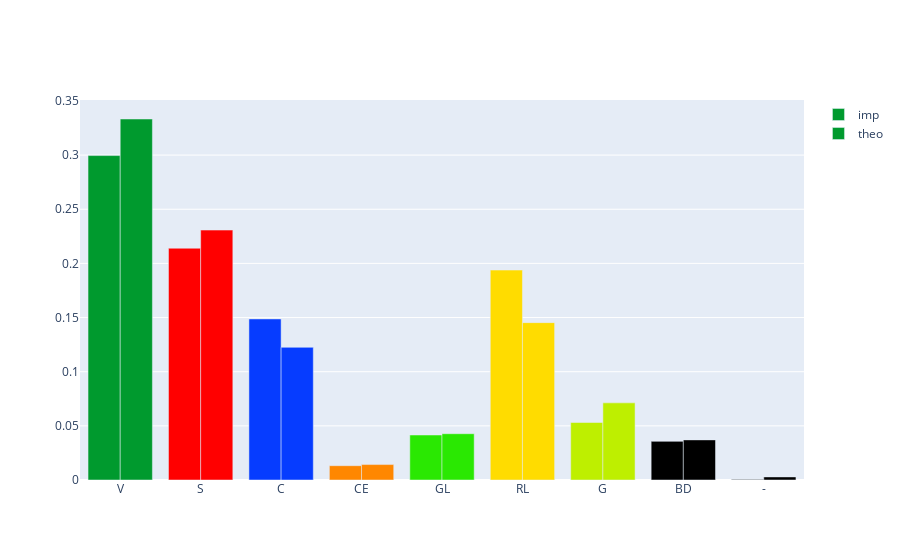

Notebook code cell kept with this figure:
### Code cell
def groupedBar_Dict(dicts, names, log=False):
    animals=['giraffes', 'orangutans', 'monkeys']
    
    data = []
    
    for k, d in enumerate(dicts):
        l = []
        for i in d:
            l.append(d[i])
        
        #for i,item in enumerate(l):
         #   l[i] /= sum(l)
        norm(l)
        data.append(go.Bar(name=names[k], x=list(d.keys()), y=l, marker_color=plot.faction_color))

    fig = go.Figure(data=data)
    # Change the bar mode
    if log:
        fig.update_layout(barmode='group', yaxis_type='log')
    else:
        fig.update_layout(barmode='group')
    fig.show()
    
groupedBar_Dict([impVotingPower1(factions), vp.votingPower(factions_size)], ['imp','theo'])

### Figure 1 — Plotly figure (JSON) as saved in the notebook; plotly's stock layout.template omitted (floating-point values rounded to 4 significant figures)
{"data": [{"marker": {"color": ["#009A2E", "#FF0000", "#063CFF", "#FF8700", "#2AE802", "#FFDC00", "#BEEF00"]}, "name": "imp", "type": "bar", "x": ["V", "S", "C", "CE", "GL", "RL", "G", "BD", "-"], "y": [0.2996, 0.214, 0.1487, 0.01321, 0.04154, 0.1938, 0.05309, 0.03568, 0.0003704]}, {"marker": {"color": ["#009A2E", "#FF0000", "#063CFF", "#FF8700", "#2AE802", "#FFDC00", "#BEEF00"]}, "name": "theo", "type": "bar", "x": ["V", "S", "C", "CE", "GL", "RL", "G", "BD", "-"], "y": [0.3333, 0.2308, 0.1225, 0.01425, 0.04274, 0.1453, 0.07123, 0.03704, 0.002849]}], "layout": {"barmode": "group"}}
